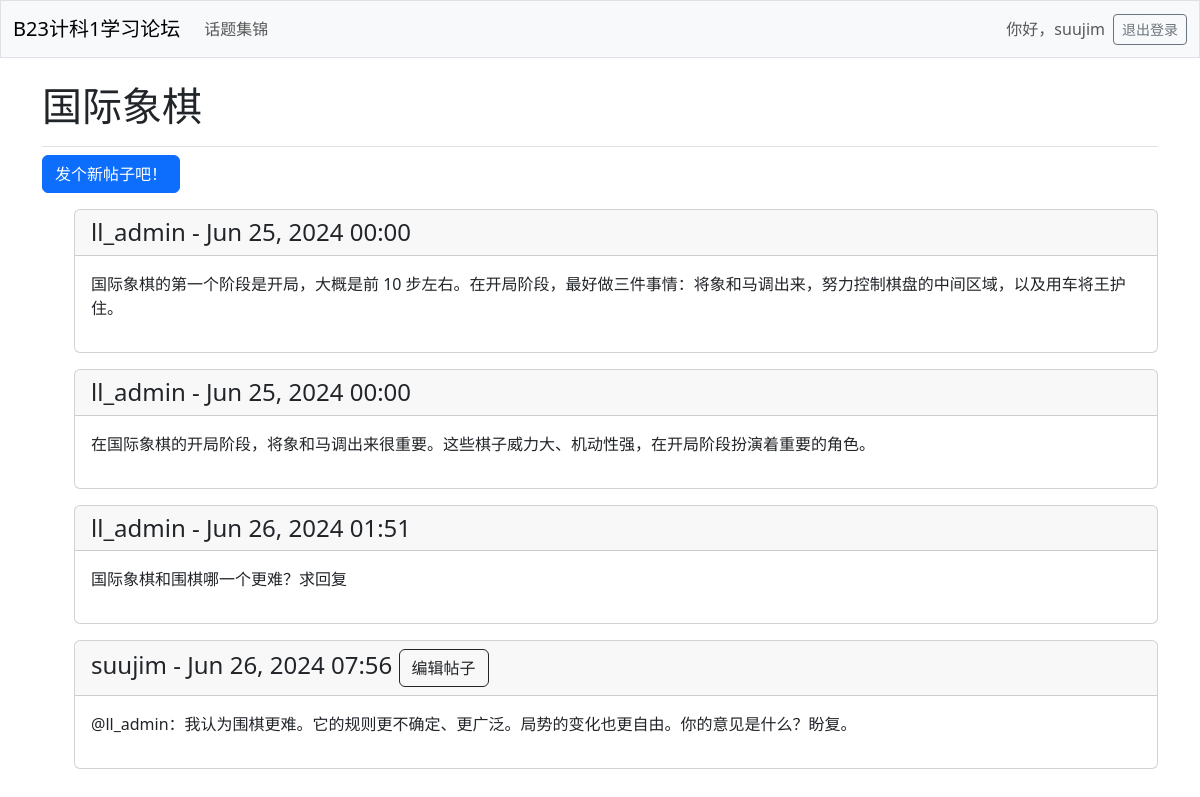
/topics/1/ (signed in), run on the app's committed database.
### learning_logs/models.py (models this page shows, shortened)
class Topic(models.Model): # Model是Django基本类
    text = models.CharField(max_length=200)
    date_added = models.DateTimeField(auto_now_add=True)
    owner = models.ForeignKey(User, on_delete=models.CASCADE)

class Entry(models.Model):
    topic = models.ForeignKey(Topic, on_delete=models.CASCADE)
    text = models.TextField()
    date_added = models.DateTimeField(auto_now_add=True)
    owner = models.ForeignKey(User, on_delete=models.CASCADE)
    class Meta: # 用于管理额外信息
        verbose_name_plural = 'entries' # 表示多个条目，默认会是Entry，不符合英语语法

### learning_logs/views.py (the view)
# urls.py: path('topics/<int:topic_id>/', views.topic, name='topic'),
@login_required
def topic(request, topic_id):
    topic = Topic.objects.get(id=topic_id) # 获取指定id的topic
    entries = topic.entry_set.order_by('date_added') # 先展示新entry
    context = {'topic': topic, 'entries': entries}
    return render(request, 'learning_logs/topic.html', context)

### learning_logs/templates/learning_logs/topic.html
{% extends 'learning_logs/base.html' %}
{% block page_header %}
  <h1>{{ topic.text }}</h1>
{% endblock page_header %}
{% block content %}
  <p>
    <a class="btn btn-primary" href="{% url 'learning_logs:new_entry' topic.id %}">
      发个新帖子吧！
    </a>
  </p>
  <ul>
    {% for entry in entries %}
      <div class="card mb-3">
        <h4 class="card-header">
          {{ entry.owner }} -
          {{ entry.date_added|date:'M d, Y H:i' }}
          {% if user == entry.owner %}
          <small>
            <a class="btn btn-outline-dark" href="{% url 'learning_logs:edit_entry' entry.id %}">
              编辑帖子
            </a>
          </small>
          {% endif %}
        </h4>
        <div class="card-body">
          {{ entry.text|linebreaks }}
        </div>
      </div>
    {% empty %}
      <p>还没有人聊这个话题喔</p>
    {% endfor %}
{% endblock content %}

### learning_logs/templates/learning_logs/base.html (shortened to what this page needs)
<!doctype html>
<html lang="zh">
  <head>
    {% load django_bootstrap5 %}
    {% bootstrap_css %}
  </head>
  <body>
    <nav class="navbar navbar-expand-md navbar-light bg-light mb-4 border">
      <div class="container-fluid">
        <a class="navbar-brand" href="{% url 'learning_logs:index' %}">
          B23计科1学习论坛
        </a>
        <div class="collapse navbar-collapse" id="navbarCollapse">
          <ul class="navbar-nav me-auto mb-2 mb-md-0">
             <li class="nav-item">
                <a class="nav-link" href="{% url 'learning_logs:topics' %}">
                  话题集锦
                </a>
              </li>
          </ul>
          <ul class="navbar-nav ms-auto mb-2 mb-md-0">
            {% if user.is_authenticated %}
              <li class="nav-item">
                <span class="navbar-text me-2">
                  你好，{{ user.username }}
                </span>
              </li>
            {% endif %}
          </ul>
          {% if user.is_authenticated %}
            <form action="{% url 'accounts:logout' %}" method="post">
              <button name="submit" class="btn btn-outline-secondary btn-sm">
                退出登录
              </button>
            </form>
          {% endif %}
        </div>
      </div>
    </nav>
    <main class="container">
      <div class="pb-2 mb-2 border-bottom">
        {% block page_header %}{% endblock page_header %}
      </div>
      <div>
        {% block content %}{% endblock content %}
      </div>
    </main>
  </body>
</html>

### data on the page
Topic: text "国际象棋"
Entry: owner "ll_admin", date_added "Jun 25, 2024 00:00", text "国际象棋的第一个阶段是开局，大概是前 10 步左右。在开局阶段，最好做三件事情：将象和马调出来，努力控制棋盘的中间区域，以及用车将王护住。"
Entry: owner "ll_admin", date_added "Jun 25, 2024 00:00", text "在国际象棋的开局阶段，将象和马调出来很重要。这些棋子威力大、机动性强，在开局阶段扮演着重要的角色。"
Entry: owner "ll_admin", date_added "Jun 26, 2024 01:51", text "国际象棋和围棋哪一个更难？求回复"
Entry: owner "suujim", date_added "Jun 26, 2024 07:56", shows "编辑帖子", text "@ll_admin：我认为围棋更难。它的规则更不确定、更广泛。局势的变化也更自由。你的意见是什么？盼复。"

### other printed values
{{ user.username }} "suujim"
